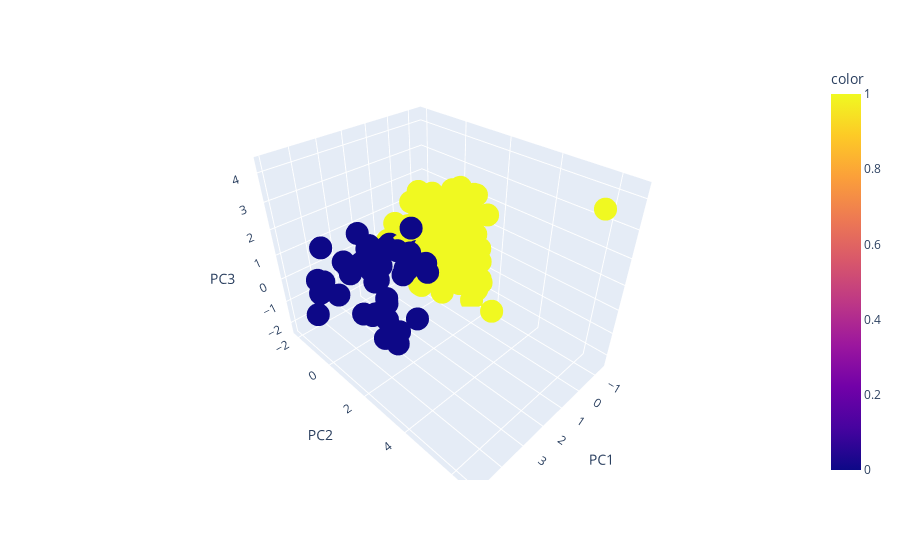
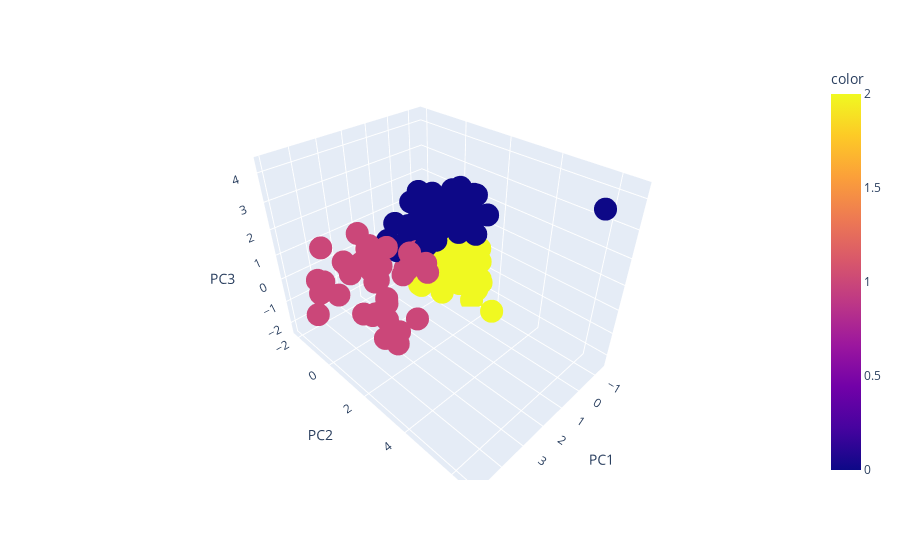
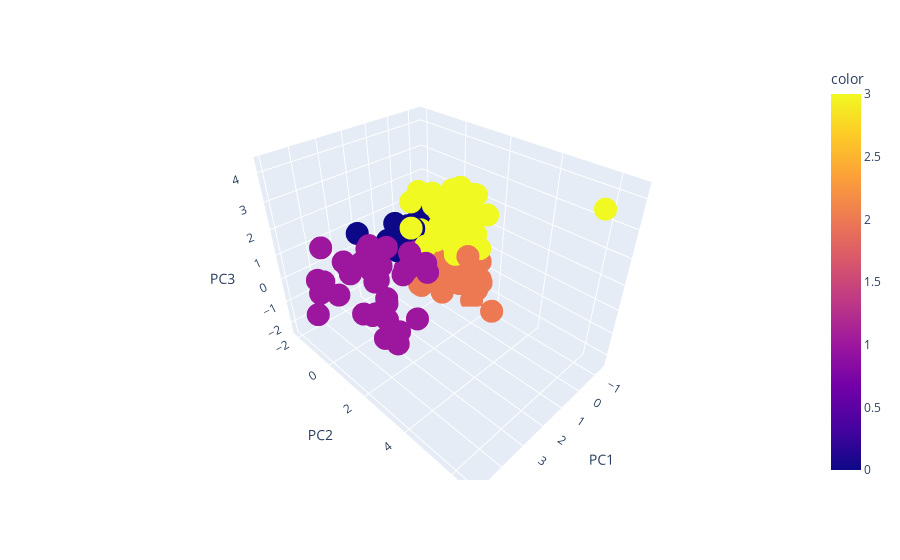
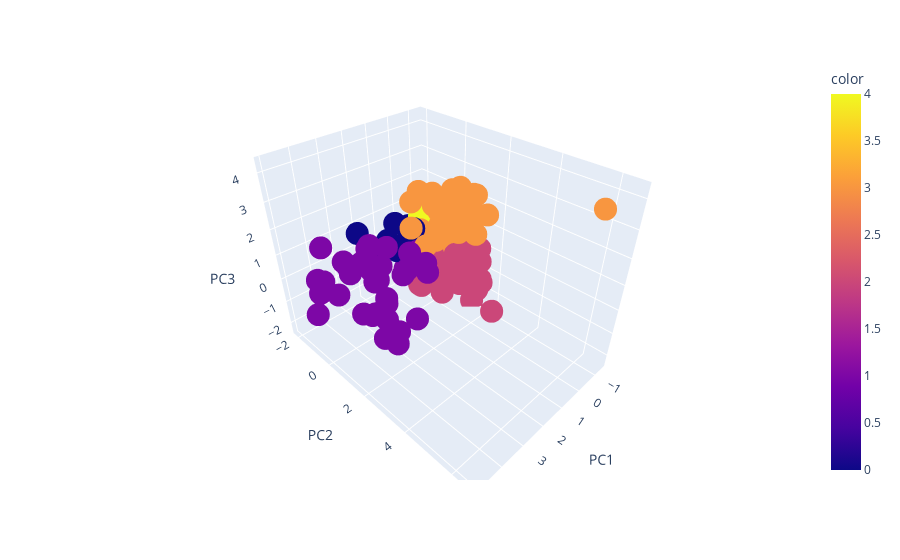

Notebook cell for these charts, in order:
### Code cell
si=[]
for n_clusters in range(2,7):

    clusterer = KMeans(n_clusters=n_clusters,random_state=2020).fit(scaled_x)
    y_pred=clusterer.labels_

    si_ave=silhouette_score(scaled_x, y_pred)
    si_sample=silhouette_samples(scaled_x,y_pred)
    si.append(si_ave)

    fig,ax=plt.subplots(1,1)
    fig.set_size_inches(18,7)
    ax.set_xlim(-0.5,1)
    ax.set_ylim(0, scaled_x.shape[0]+(n_clusters+1)*10)

    y_lower=10
    for i in range(n_clusters):
        ith_cluster_silhouette_values = si_sample[y_pred==i]
        ith_cluster_silhouette_values.sort()
        size=ith_cluster_silhouette_values.shape[0]
        y_upper=y_lower+size
        color=cm.nipy_spectral(i/10)
        ax.fill_betweenx(np.arange(y_lower,y_upper),ith_cluster_silhouette_values,facecolor=color,alpha=0.7)
        ax.text(-0.05, y_lower+0.5*size, str(i))
        y_lower=y_upper+10

    fig = px.scatter_3d(reduced, x=reduced[:,0], y=reduced[:,1], z=reduced[:,2],color=clusterer.labels_
                       ,labels=dict(x="PC1", y="PC2",z='PC3'))
    fig.show()

    ax.axvline(x=si_ave,color='red',linestyle='--')
    ax.set_yticks([])
    ax.set_xlabel('Silhouette')
    ax.set_xlim([-0.1,0.7])

### Figure 1 — Plotly figure (JSON) as saved in the notebook; plotly's stock layout.template omitted (floating-point values rounded to 4 significant figures; data arrays with more than 128 entries replaced by an {"elided": "..."} marker saying what was removed)
{"data": [{"hovertemplate": "PC1=%{x}<br>PC2=%{y}<br>PC3=%{z}<br>color=%{marker.color}<extra></extra>", "legendgroup": "", "marker": {"color": {"elided": "232 int values"}, "coloraxis": "coloraxis", "symbol": "circle"}, "mode": "markers", "name": "", "scene": "scene", "showlegend": false, "type": "scatter3d", "x": {"elided": "232 float values"}, "y": {"elided": "232 float values"}, "z": {"elided": "232 float values"}}], "layout": {"coloraxis": {"colorbar": {"title": {"text": "color"}}, "colorscale": [[0, "#0d0887"], [0.1111, "#46039f"], [0.2222, "#7201a8"], [0.3333, "#9c179e"], [0.4444, "#bd3786"], [0.5556, "#d8576b"], [0.6667, "#ed7953"], [0.7778, "#fb9f3a"], [0.8889, "#fdca26"], [1, "#f0f921"]]}, "legend": {"tracegroupgap": 0}, "margin": {"t": 60}, "scene": {"domain": {"x": [0, 1], "y": [0, 1]}, "xaxis": {"title": {"text": "PC1"}}, "yaxis": {"title": {"text": "PC2"}}, "zaxis": {"title": {"text": "PC3"}}}}}

### Figure 2 — Plotly figure (JSON) as saved in the notebook; plotly's stock layout.template omitted (floating-point values rounded to 4 significant figures; data arrays with more than 128 entries replaced by an {"elided": "..."} marker saying what was removed)
{"data": [{"hovertemplate": "PC1=%{x}<br>PC2=%{y}<br>PC3=%{z}<br>color=%{marker.color}<extra></extra>", "legendgroup": "", "marker": {"color": {"elided": "232 int values"}, "coloraxis": "coloraxis", "symbol": "circle"}, "mode": "markers", "name": "", "scene": "scene", "showlegend": false, "type": "scatter3d", "x": {"elided": "232 float values"}, "y": {"elided": "232 float values"}, "z": {"elided": "232 float values"}}], "layout": {"coloraxis": {"colorbar": {"title": {"text": "color"}}, "colorscale": [[0, "#0d0887"], [0.1111, "#46039f"], [0.2222, "#7201a8"], [0.3333, "#9c179e"], [0.4444, "#bd3786"], [0.5556, "#d8576b"], [0.6667, "#ed7953"], [0.7778, "#fb9f3a"], [0.8889, "#fdca26"], [1, "#f0f921"]]}, "legend": {"tracegroupgap": 0}, "margin": {"t": 60}, "scene": {"domain": {"x": [0, 1], "y": [0, 1]}, "xaxis": {"title": {"text": "PC1"}}, "yaxis": {"title": {"text": "PC2"}}, "zaxis": {"title": {"text": "PC3"}}}}}

### Figure 3 — Plotly figure (JSON) as saved in the notebook; plotly's stock layout.template omitted (floating-point values rounded to 4 significant figures; data arrays with more than 128 entries replaced by an {"elided": "..."} marker saying what was removed)
{"data": [{"hovertemplate": "PC1=%{x}<br>PC2=%{y}<br>PC3=%{z}<br>color=%{marker.color}<extra></extra>", "legendgroup": "", "marker": {"color": {"elided": "232 int values"}, "coloraxis": "coloraxis", "symbol": "circle"}, "mode": "markers", "name": "", "scene": "scene", "showlegend": false, "type": "scatter3d", "x": {"elided": "232 float values"}, "y": {"elided": "232 float values"}, "z": {"elided": "232 float values"}}], "layout": {"coloraxis": {"colorbar": {"title": {"text": "color"}}, "colorscale": [[0, "#0d0887"], [0.1111, "#46039f"], [0.2222, "#7201a8"], [0.3333, "#9c179e"], [0.4444, "#bd3786"], [0.5556, "#d8576b"], [0.6667, "#ed7953"], [0.7778, "#fb9f3a"], [0.8889, "#fdca26"], [1, "#f0f921"]]}, "legend": {"tracegroupgap": 0}, "margin": {"t": 60}, "scene": {"domain": {"x": [0, 1], "y": [0, 1]}, "xaxis": {"title": {"text": "PC1"}}, "yaxis": {"title": {"text": "PC2"}}, "zaxis": {"title": {"text": "PC3"}}}}}

### Figure 4 — Plotly figure (JSON) as saved in the notebook; plotly's stock layout.template omitted (floating-point values rounded to 4 significant figures; data arrays with more than 128 entries replaced by an {"elided": "..."} marker saying what was removed)
{"data": [{"hovertemplate": "PC1=%{x}<br>PC2=%{y}<br>PC3=%{z}<br>color=%{marker.color}<extra></extra>", "legendgroup": "", "marker": {"color": {"elided": "232 int values"}, "coloraxis": "coloraxis", "symbol": "circle"}, "mode": "markers", "name": "", "scene": "scene", "showlegend": false, "type": "scatter3d", "x": {"elided": "232 float values"}, "y": {"elided": "232 float values"}, "z": {"elided": "232 float values"}}], "layout": {"coloraxis": {"colorbar": {"title": {"text": "color"}}, "colorscale": [[0, "#0d0887"], [0.1111, "#46039f"], [0.2222, "#7201a8"], [0.3333, "#9c179e"], [0.4444, "#bd3786"], [0.5556, "#d8576b"], [0.6667, "#ed7953"], [0.7778, "#fb9f3a"], [0.8889, "#fdca26"], [1, "#f0f921"]]}, "legend": {"tracegroupgap": 0}, "margin": {"t": 60}, "scene": {"domain": {"x": [0, 1], "y": [0, 1]}, "xaxis": {"title": {"text": "PC1"}}, "yaxis": {"title": {"text": "PC2"}}, "zaxis": {"title": {"text": "PC3"}}}}}
